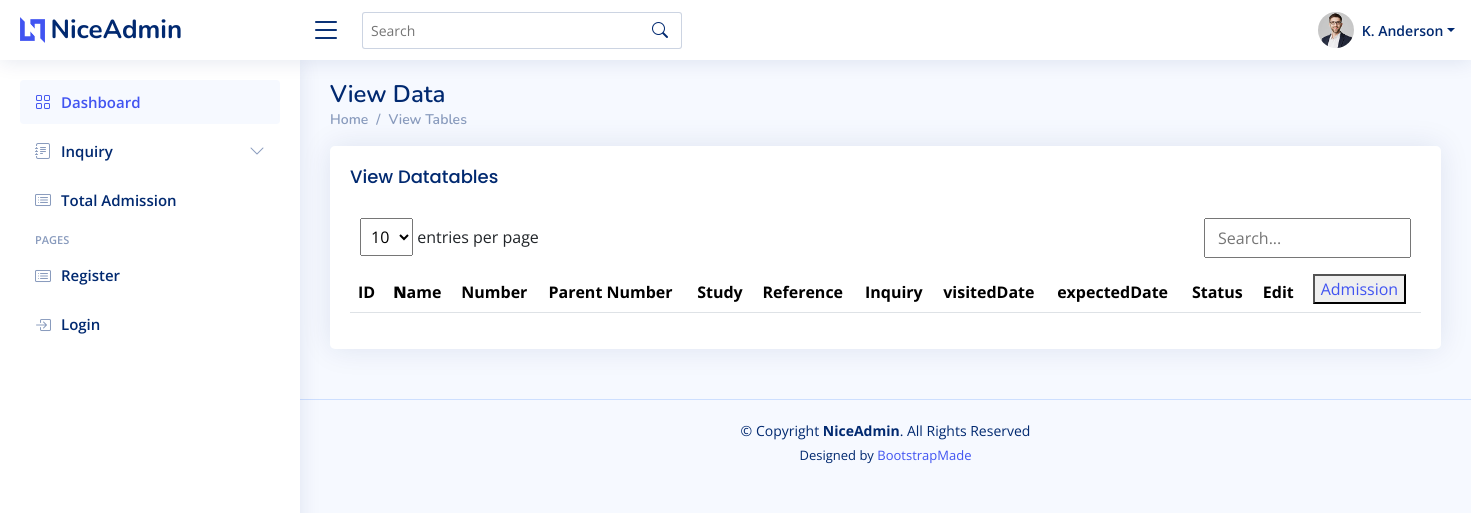
/viewdata, run on an earlier commit of the app's database.
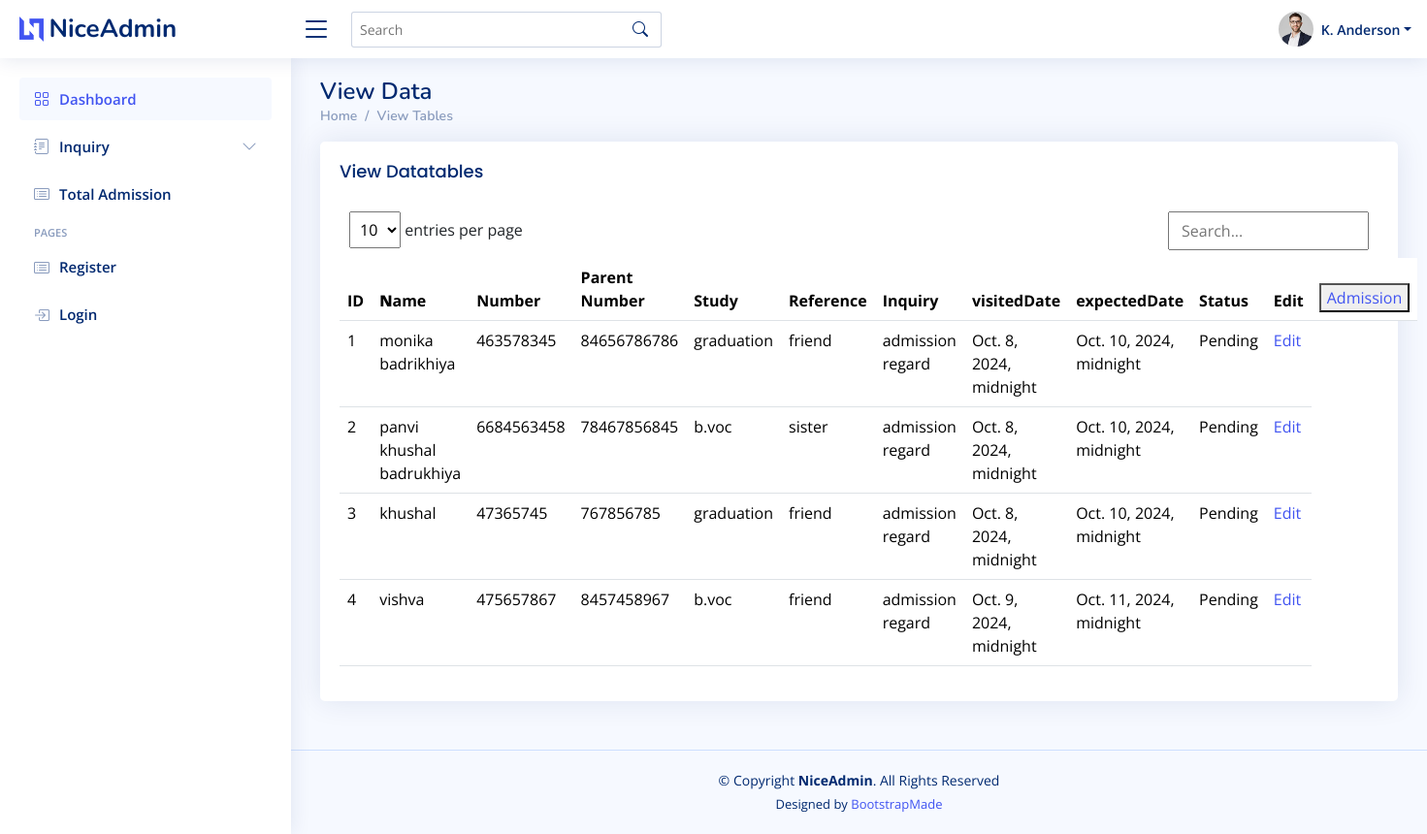
And on a later commit of the database.
### studentpanelapp/models.py (models this page shows)
class Inquiry(models.Model):
    Name=models.CharField(max_length=50)
    Number=models.IntegerField(max_length=20)
    Pnumber=models.IntegerField(max_length=20)
    Study=models.CharField(max_length=50)
    Reference=models.CharField(max_length=50)
    Inquiry=models.CharField(max_length=50)
    Status=models.CharField(max_length=20)
    expectedDate=models.DateTimeField()
    visitedDate=models.DateTimeField()

### studentpanelapp/views.py (the view)
# urls.py: path('viewdata',views.Viewform),
def Viewform(request):
        name=request.GET.get('search','')
        if name:
            viewsdata=Inquiry.objects.filter(Name__icontains=name)
        else:
            viewsdata=Inquiry.objects.all()
        return render(request,"viewform.html",{"viewsdata":viewsdata,'name':name})

### studentpanelapp/template/viewform.html (shortened to what this page needs)
{% load static %}
<!DOCTYPE html>
<html lang="en">
<head>
  <link href="{% static 'vendor/bootstrap/css/bootstrap.min.css'%}" rel="stylesheet">
  <link href="{% static 'vendor/bootstrap-icons/bootstrap-icons.css'%}" rel="stylesheet">
  <link href="{% static 'vendor/boxicons/css/boxicons.min.css'%}" rel="stylesheet">
  <link href="{% static 'vendor/quill/quill.snow.css'%}" rel="stylesheet">
  <link href="{% static 'vendor/quill/quill.bubble.css'%}" rel="stylesheet">
  <link href="{% static 'vendor/remixicon/remixicon.css'%}" rel="stylesheet">
  <link href="{% static 'vendor/simple-datatables/style.css'%}" rel="stylesheet">
  <link href="{% static 'css/style.css' %}" rel="stylesheet">
</head>
<body>
    {% include "header.html" %}
   {% include "sidebar.html" %}
  <main id="main" class="main">
    <div class="pagetitle">
      <h1>View Data</h1>
      <nav>
        <ol class="breadcrumb">
          <li class="breadcrumb-item"><a href="/home">Home</a></li>
          <li class="breadcrumb-item">View Tables</li>
        </ol>
      </nav>
    </div>
    <section class="section">
      <div class="row">
        <div class="col-lg-12">
          <div class="card">
            <div class="card-body">
              <h5 class="card-title">View Datatables</h5>
              <div class="datatable-wrapper datatable-loading no-footer sortable searchable fixed-columns">
                <form action="viewdata" method="get">
                  <div class="datatable-top">
                  <div class="datatable-dropdown">
                    <label>
                      <select class="datatable-selector" name="per-page">
                        <option value="10" selected="">10</option>
                      </select> entries per page
                    </label>
                  </div>
                  <div class="datatable-search">
                    <input class="datatable-input" placeholder="Search..." type="search" name="search" value="{{name}}"
                    title="Search within table" oninput="this.form.submit()">
                  </div>
                </div>
                </form>
              </div>
              <div class="datatable-container">
                <table class="table ">
                  <thead>
                    <tr>
                      <th>ID</th>
                      <th>
                        <b>N</b>ame
                      </th>
                      <th>Number</th>
                      <th>Parent Number</th>
                      <th>Study</th>
                      <th>Reference</th>
                      <th>Inquiry</th>
                      <th>visitedDate</th>
                      <th>expectedDate</th>
                      <th>Status</th>
                      <th>Edit</th>
                      <th><button><a href="addmission">Admission</a></button></th>
                    </tr>
                  </thead>
                  <tbody>
                    {% for i in viewsdata %}
                    <tr>
                      <td>{{i.id}}</td>
                      <td>{{i.Name}}</td>
                      <td>{{i.Number}}</td>
                      <td>{{i.Pnumber}}</td>
                      <td>{{i.Study}}</td>
                      <td>{{i.Reference}}</td>
                      <td>{{i.Inquiry}}</td>
                      <td>{{i.visitedDate}}</td>
                      <td>{{i.expectedDate}}</td>
                      <td>{{i.Status}}</td>
                      <td><a href="edit?editid={{i.id}}">Edit</a></td>
                    </tr>
                    {% endfor %}
                  </tbody>
                </table>
              </div>
            </div>
          </div>
        </div>
      </div>
    </section>
  </main>
   {% include "footer.html" %}
</body>
</html>

What changed in the data, as far as the page shows it:
now on this page (row edited): Inquiry: id "1", Name "monika badrikhiya", Number "463578345", Pnumber "84656786786", Study "graduation", Reference "friend", Inquiry "admission regard", visitedDate "Oct. 8, 2024, midnight", expectedDate "Oct. 10, 2024, midnight", Status "Pending"
now on this page (row edited): Inquiry: id "2", Name "panvi khushal badrukhiya", Number "6684563458", Pnumber "78467856845", Study "b.voc", Reference "sister", Inquiry "admission regard", visitedDate "Oct. 8, 2024, midnight", expectedDate "Oct. 10, 2024, midnight", Status "Pending"
now on this page (row edited): Inquiry: id "3", Name "khushal", Number "47365745", Pnumber "767856785", Study "graduation", Reference "friend", Inquiry "admission regard", visitedDate "Oct. 8, 2024, midnight", expectedDate "Oct. 10, 2024, midnight", Status "Pending"
now on this page (row edited): Inquiry: id "4", Name "vishva", Number "475657867", Pnumber "8457458967", Study "b.voc", Reference "friend", Inquiry "admission regard", visitedDate "Oct. 9, 2024, midnight", expectedDate "Oct. 11, 2024, midnight", Status "Pending"
